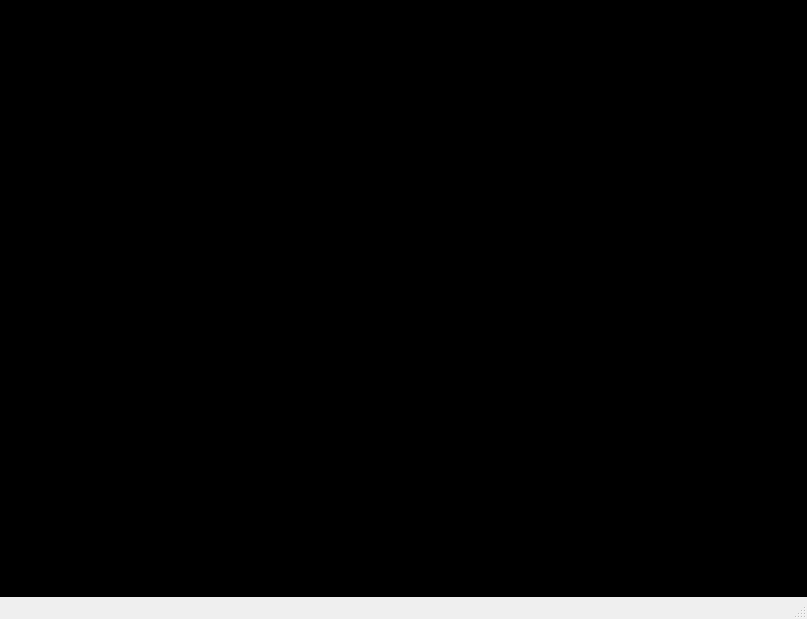
<?xml version="1.0" encoding="UTF-8"?>
<ui version="4.0">
 <class>qDetectMarked</class>
 <widget class="QMainWindow" name="qDetectMarked">
  <property name="geometry">
   <rect>
    <x>0</x>
    <y>0</y>
    <width>807</width>
    <height>619</height>
   </rect>
  </property>
  <property name="windowTitle">
   <string>标图</string>
  </property>
  <widget class="QWidget" name="centralwidget">
   <property name="styleSheet">
    <string notr="true">background-color: rgb(0, 0, 0);</string>
   </property>
   <layout class="QGridLayout" name="gridLayout">
    <item row="0" column="0">
     <widget class="qMarkedWidget" name="markedWidget" native="true">
      <property name="mouseTracking">
       <bool>true</bool>
      </property>
     </widget>
    </item>
   </layout>
  </widget>
  <widget class="QStatusBar" name="statusbar"/>
  <widget class="QMenuBar" name="menubar">
   <property name="geometry">
    <rect>
     <x>0</x>
     <y>0</y>
     <width>807</width>
     <height>22</height>
    </rect>
   </property>
  </widget>
 </widget>
 <customwidgets>
  <customwidget>
   <class>qMarkedWidget</class>
   <extends>QWidget</extends>
   <header location="global">qMarkedWidget.h</header>
   <container>1</container>
  </customwidget>
 </customwidgets>
 <resources/>
 <connections/>
</ui>
